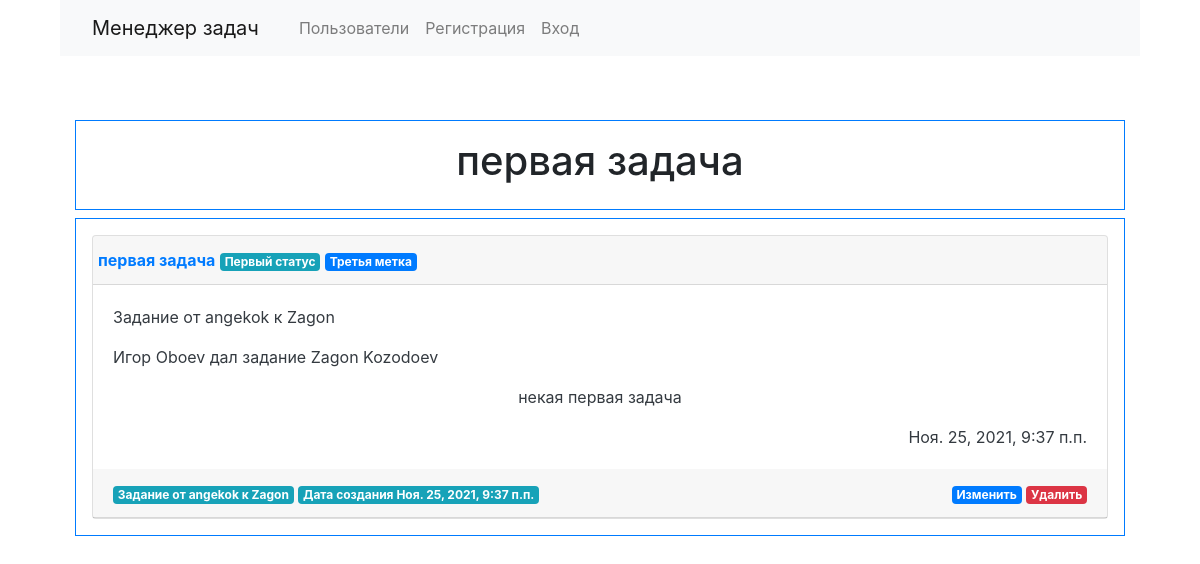
The app's page /tasks/2/ with its own data.
### tasks/models.py (models this page shows, shortened)
class Task(models.Model):
    name = models.CharField(max_length=255)
    created_at = models.DateTimeField(auto_now_add=True)
    content = models.TextField(max_length=600)
    status = models.ForeignKey(TaskStatus, on_delete=models.PROTECT, null=False, blank=False)
    creator = models.ForeignKey(User, on_delete=models.PROTECT, null=True, blank=True)
    executor = models.ForeignKey(User, on_delete=models.PROTECT, null=True, blank=True, related_name = 'executor')
    labels = models.ManyToManyField(TaskLabel, blank=True)

### statuses/models.py (models this page shows, shortened)
class TaskStatus(models.Model):
    name = models.CharField(max_length=200, unique=True)
    def __str__(self):
        return self.name

### labels/models.py (models this page shows, shortened)
class TaskLabel(models.Model):
    name = models.CharField(max_length=200, unique=True)
    def __str__(self):
        return self.name

### tasks/views.py (the view)
# urls.py: path('tasks/<int:pk>/', views.TaskView.as_view(), name='task'),
class TaskView(generic.DetailView):
    model = Task
    template_name = "tasks/task.html"
    success_url = reverse_lazy('tasks')

### templates/tasks/task.html
{% extends "base.html" %}
{% load bootstrap4 %}
{% load i18n %}
{% block page_header %}
  <h1>{{ task.name }}</h1>
{% endblock %}
{% block content %}
<div class="card bg-white text-dark mb-9">
  <div class="card-header">
    <div class="row">
      <div class="text-left"><b><a href="{% url 'task' task.id %}">{{ task.name }}</a></b>
        <span class="badge badge-info">{{ task.status }}</span>
        {% for label in task.labels.all %}
          <span class="badge badge-primary">{{label}}</span>
        {% endfor %}
      </div>
    </div>
  </div>
  <div class="card-body">
    <p class="card-text text-left">{%trans "From "%} {{ task.creator }} {%trans " to "%} {{ task.executor }}</p>
    <p class="card-text text-left">{{task.creator.first_name}} {{task.creator.last_name}} {% trans " gave the task "%} {{task.executor.first_name}} {{task.executor.last_name}}</p>
    <p class="card-text">{{task.content}}</p>
    <p class="card-text text-right">{{task.created_at}}</p>
  </div>
  <div class="card-header">
    <div class="row">
      <div class="col-auto mr-auto"><span class="badge badge-info">
        {%trans "From "%} {{ task.creator }} {%trans " to "%} {{ task.executor }}
      </span>
        <span class="badge badge-info">
        {%trans "Created at"%} {{ task.created_at }}
      </span>
    </div>
      <div class="col-auto"><a href="{% url 'task_update' task.id %}" class="badge badge-primary">{% trans "Edit" %}</a>
           <a href="{% url 'task_delete' task.id %}" class="badge badge-danger">{% trans "Delete" %}</a></div>
    </div>
  </div>
</div>
{% endblock %}

### records on screen
Task: name "первая задача", status "Первый статус", creator "angekok", executor "Zagon", creator.first_name "Игор", creator.last_name "Oboev", executor.first_name "Zagon", executor.last_name "Kozodoev", content "некая первая задача", created_at "Ноя. 25, 2021, 9:37 п.п."
TaskLabel: name "Третья метка"
